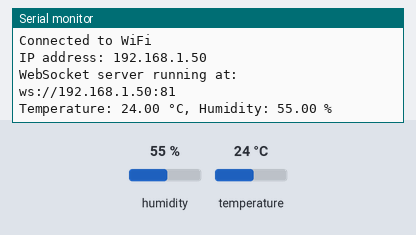
This program was run on a simulated ESP32. On the bench: the last lines printed to the serial monitor. The inputs (shaded band) are chosen by the test bench; at power-on: humidity 55 %, temperature 24 °C. WiFi joins after 1.5 s; servers stay silent unless stated.

Above: at 3.2 s.
3.3 s: humidity set to 22 %
At 7.6 s:
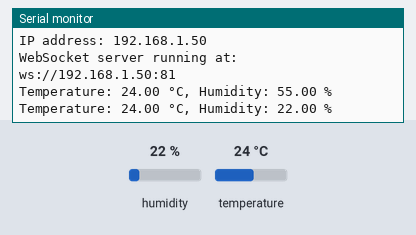
8.9 s: temperature set to 12 °C
At 12.8 s:
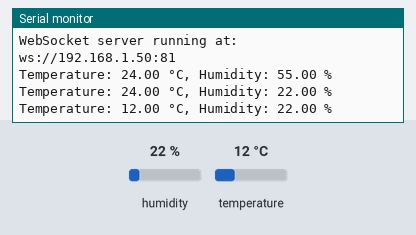
14.5 s: humidity set to 40 %
At 18.1 s:
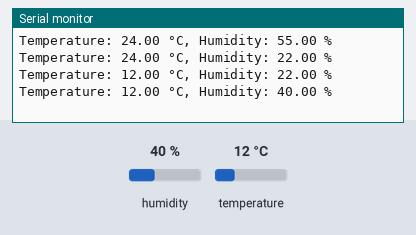
Timing chart, 0 to 19.6 s (numbered marks = the images above; inputs shaded):
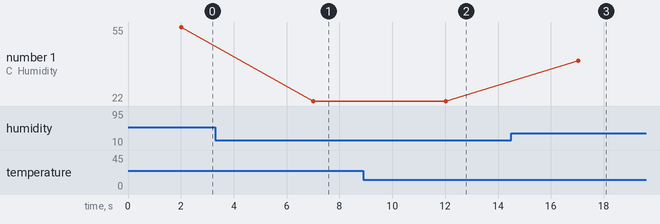

Measured:
- after the input at 3.3 s, the serial monitor: prints a new line after 3.7 s (image 1)
- after the input at 8.9 s, the serial monitor: prints a new line after 3.1 s (image 2)
- after the input at 14.5 s, the serial monitor: prints a new line after 2.5 s (image 3)
- plotted number 1: 55 → 22 after the input at 3.3 s, 22 → 40 after the input at 14.5 s

The program:

main.cpp
```cpp
#include <Arduino.h>
#include <DHT.h>
#include <WebSocketsServer.h>
#include <WiFi.h>

const char *ssid = "Orange-Ragab Abdelal";
const char *password = "Ragab19@61.com";

#define DHTPIN 2
#define DHTTYPE DHT22
#define MAX_OBSERVERS 10

WebSocketsServer webSocketServer(81);

// # ----------------------------------------- ISensorObserver ----------------------------------------- //
/**
 * @brief Interface for sensor data observers.
 */
class ISensorObserver
{
public:
  /**
   * @brief Virtual method to be implemented by observers to handle sensor data changes.
   *
   * @param temperature The temperature value read from the sensor.
   * @param humidity The humidity value read from the sensor.
   */
  virtual void onSensorDataChanged(float temperature, float humidity) = 0;
};

// # ----------------------------------------- Sensor Manager ----------------------------------------- //
/**
 * @brief Singleton class to manage the DHT sensor.
 */
class SensorManager
{
private:
  DHT dht;
  ISensorObserver *observers[MAX_OBSERVERS];
  int observerCount;

  /**
   * @brief Private constructor to ensure Singleton pattern.
   */
  SensorManager() : dht(DHTPIN, DHTTYPE), observerCount(0) {}

  /**
   * @brief Private copy constructor to prevent copying.
   */
  SensorManager(const SensorManager &) = delete;

  /**
   * @brief Private assignment operator to prevent assignment.
   */
  void operator=(const SensorManager &) = delete;

  /**
   * @brief Notify all registered observers with the new sensor data.
   *
   * @param temperature The temperature value read from the sensor.
   * @param humidity The humidity value read from the sensor.
   */
  void notifyObservers(float temperature, float humidity)
  {
    for (int i = 0; i < observerCount; ++i)
    {
      observers[i]->onSensorDataChanged(temperature, humidity);
    }
  }

public:
  /**
   * @brief Get the Singleton instance of the SensorManager.
   *
   * @return SensorManager& Reference to the Singleton instance.
   */
  static SensorManager &getInstance()
  {
    static SensorManager instance;
    return instance;
  }

  /**
   * @brief Initialize the DHT sensor.
   */
  void begin()
  {
    dht.begin();
  }

  /**
   * @brief Read the sensor data and notify observers.
   */
  void readSensor()
  {
    float humidity = dht.readHumidity();
    float temperature = dht.readTemperature();
    notifyObservers(temperature, humidity);
  }

  /**
   * @brief Add an observer to be notified of sensor data changes.
   *
   * @param observer Pointer to the observer to be added.
   */
  void addObserver(ISensorObserver *observer)
  {
    if (observerCount < MAX_OBSERVERS)
    {
      observers[observerCount++] = observer;
    }
  }
};

// # ----------------------------------------- Observers ----------------------------------------- //
// ----------------------------------------- Logger (Observer) ----------------------------------------- //
/**
 * @brief Concrete observer that logs sensor data to the Serial output.
 */
class Logger : public ISensorObserver
{
public:
  /**
   * @brief Handle sensor data changes by logging them to the Serial output.
   *
   * @param temperature The temperature value read from the sensor.
   * @param humidity The humidity value read from the sensor.
   */
  void onSensorDataChanged(float temperature, float humidity) override
  {
    Serial.print("Temperature: ");
    Serial.print(temperature);
    Serial.print(" °C, Humidity: ");
    Serial.print(humidity);
    Serial.println(" %");
  }
};

// ----------------------------------------- WebSockets Client (Observer) ----------------------------------------- //
/**
 * @brief Concrete observer that sends sensor data over WebSockets.
 */
class WebSocketsClient : public ISensorObserver
{
public:
  /**
   * @brief Handle sensor data changes by sending them over WebSockets.
   *
   * @param temperature The temperature value read from the sensor.
   * @param humidity The humidity value read from the sensor.
   */
  void onSensorDataChanged(float temperature, float humidity) override
  {
    String data = "Temperature: " + String(temperature) + " °C, Humidity: " + String(humidity) + " %";
    webSocketServer.broadcastTXT(data);
  }
};
// # ----------------------------------------- End of Observers ----------------------------------------- //

// # ----------------------------------------- Sensor Commands ----------------------------------------- //
/**
 * @brief Abstract base class for sensor commands.
 */
class SensorCommand
{
public:
  /**
   * @brief Pure virtual method to execute the command.
   */
  virtual void execute() = 0;
};

/**
 * @brief Concrete command to read sensor data.
 */
class ReadSensorCommand : public SensorCommand
{
public:
  /**
   * @brief Construct a new ReadSensorCommand.
   *
   * @param manager Reference to the SensorManager.
   */
  ReadSensorCommand(SensorManager &manager) : manager(manager) {}

  /**
   * @brief Execute the command to read sensor data.
   */
  void execute() override
  {
    manager.readSensor();
  }

private:
  SensorManager &manager;
};

// # ----------------------------------------- Main Logic ----------------------------------------- //
SensorManager &sensorManager = SensorManager::getInstance();
Logger logger;
WebSocketsClient webSocketsClient;
ReadSensorCommand readSensorCommand(sensorManager);

void setup()
{
  Serial.begin(115200);
  // Connect to WiFi
  Serial.println("Connecting to WiFi...");
  WiFi.begin(ssid, password);

  while (WiFi.status() != WL_CONNECTED)
  {
    delay(1000);
    Serial.println("Connecting...");
  }

  Serial.println("Connected to WiFi");
  Serial.print("IP address: ");
  Serial.println(WiFi.localIP());

  sensorManager.begin();
  sensorManager.addObserver(&logger);
  sensorManager.addObserver(&webSocketsClient);

  webSocketServer.begin();

  // Print WebSocket URL
  Serial.print("WebSocket server running at: ws://");
  Serial.print(WiFi.localIP());
  Serial.println(":81");

  // Read sensor data every 2 seconds
  xTaskCreatePinnedToCore(
      [](void *)
      {
        for (;;)
        {
          readSensorCommand.execute();
          vTaskDelay(5000 / portTICK_PERIOD_MS);
        }
      },
      "SensorReaderTask",
      2048,
      NULL,
      1,
      NULL,
      1);
}

void loop()
{
  webSocketServer.loop();
}
```
